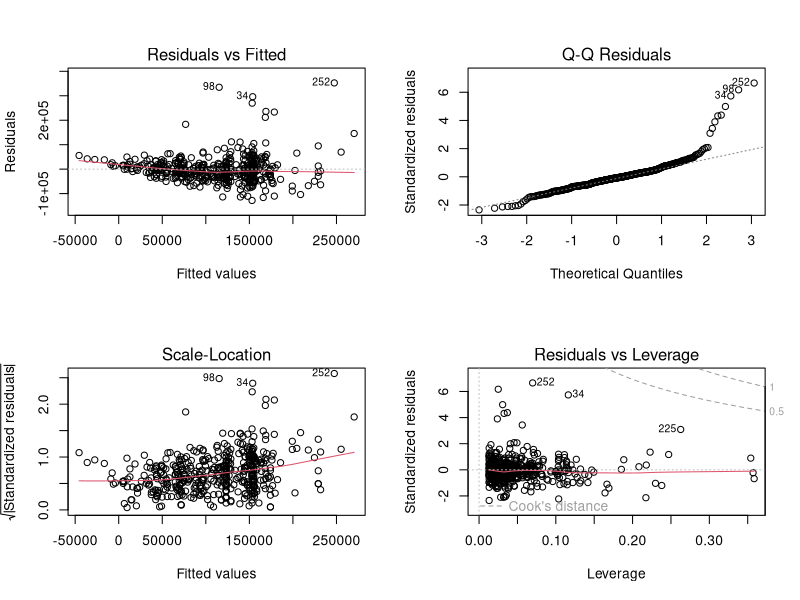

Here is the R script that generated this plot: (Note: this script raises an error after producing the figure.)
## ---- chunk 1
knitr::opts_knit$set(root.dir = ".")
knitr::opts_chunk$set(echo = TRUE, warning = TRUE, message = FALSE)
## ---- chunk 2
library(tidyverse)
library(glmnet)
library(car)
library(lmtest)
library(MASS)
library(tseries)   # jarque.bera.test
library(sandwich)  # HC-robust standard errors
library(broom)     # tidy coefficient tables

data <- read.csv("dataset/ds_salaries_clean.csv")

set.seed(2026)     # fixed seed: every randomized step below is reproducible
## ---- chunk 3
used_cols <- c("log_salary", "salary_in_usd", "experience_level", "employment_type",
               "company_size", "job_category", "location_group", "remote_ratio",
               "is_local", "work_year",
               "exp_level_ord_scaled", "company_size_ord_scaled", "remote_ratio_scaled")
stopifnot(nrow(data) == 565, sum(is.na(data[, intersect(used_cols, names(data))])) == 0)

# Factor baselines chosen for interpretability: coefficients then read as
# contrasts against the common category (FT employment, Data Analyst,
# rest-of-world location).
data$experience_level <- factor(data$experience_level, levels = c("EN", "MI", "SE", "EX"))
data$company_size     <- factor(data$company_size,     levels = c("S", "M", "L"))
data$employment_type  <- relevel(factor(data$employment_type), ref = "FT")
data$job_category     <- relevel(factor(data$job_category),   ref = "Data_Analyst")
data$location_group   <- relevel(factor(data$location_group), ref = "Other")

data <- data %>% mutate(row_id = row_number())

# Plain random 80:20 split across the whole dataset (global model, seed 2026).
# Rare categories must stay represented in training, so the draw is re-tried
# until every test-category level also appears among the training rows.
check_vars <- c("employment_type", "job_category", "location_group",
                "experience_level", "company_size")

repeat {
  idx <- sample(nrow(data), floor(0.8 * nrow(data)))
  tr  <- data[idx, ]
  te  <- data[-idx, ]
  ok  <- all(vapply(check_vars,
                    function(v) all(unique(te[[v]]) %in% unique(tr[[v]])), logical(1)))
  if (ok) break
}
train <- tr
test  <- te

stopifnot(nrow(train) == 452, nrow(test) == 113,
          all(!test$row_id %in% train$row_id))

write.csv(train, "dataset/train_data.csv", row.names = FALSE)
write.csv(test, "dataset/test_data.csv", row.names = FALSE)
## ---- chunk 4
table(train$work_year);        table(test$work_year)
table(train$experience_level); table(test$experience_level)
table(train$job_category);     table(test$job_category)
table(train$employment_type);  table(test$employment_type)
## ---- chunk 5
ols_raw <- lm(salary_in_usd ~ experience_level + job_category + employment_type +
                company_size + location_group + remote_ratio + work_year,
              data = train)
summary(ols_raw)
## ---- chunk 6
diag_row <- function(label, mod) {
  sw <- shapiro.test(resid(mod))
  jb <- tseries::jarque.bera.test(resid(mod))
  bp <- lmtest::bptest(mod)
  tibble(response       = label,
         Shapiro_p      = signif(sw$p.value, 3),
         Jarque_Bera_p  = signif(jb$p.value, 3),
         BP_stat        = round(unname(bp$statistic), 1),
         BP_p           = signif(bp$p.value, 3),
         Max_Cooks_D    = round(max(cooks.distance(mod)), 3))
}
diag_raw <- diag_row("salary_in_usd", ols_raw)
diag_raw

par(mfrow = c(2, 2)); plot(ols_raw); par(mfrow = c(1, 1))
## ---- chunk 7
bc <- MASS::boxcox(ols_raw, plotit = TRUE)
lambda_hat <- bc$x[which.max(bc$y)]
## Profile-likelihood 95% confidence interval for lambda
cut_off  <- max(bc$y) - qchisq(0.95, 1) / 2
lambda_ci <- range(bc$x[bc$y >= cut_off])
cat("Box-Cox optimal lambda:", round(lambda_hat, 3), "\n")
cat("95% CI: [", round(lambda_ci[1], 3), ",", round(lambda_ci[2], 3), "]\n")
## ---- chunk 8
ols_full <- lm(log_salary ~ experience_level + job_category + employment_type +
                 company_size + location_group + remote_ratio + work_year,
               data = train)
summary(ols_full)
## ---- chunk 9
## The Box-Cox-optimal power scale receives the identical battery of tests,
## so the transformation choice is judged on evidence rather than habit.
z_train  <- train$salary_in_usd^lambda_hat
ols_power <- lm(z_train ~ experience_level + job_category + employment_type +
                  company_size + location_group + remote_ratio + work_year,
                data = train)
diag_power <- diag_row(paste0("salary^", round(lambda_hat, 2)), ols_power)
diag_log <- diag_row("ln(salary)", ols_full)
bind_rows(diag_raw, diag_power, diag_log)

par(mfrow = c(2, 2)); plot(ols_full); par(mfrow = c(1, 1))

## Generalized VIFs: a property of the predictor design matrix, hence
## identical under any response scale — one table covers both models.
vif_raw <- car::vif(ols_full)
if (is.matrix(vif_raw)) {
  vif_tab <- tibble(
    term     = rownames(vif_raw),
    GVIF     = vif_raw[, "GVIF"],
    Df       = vif_raw[, "Df"],
    gvif_adj = vif_raw[, "GVIF^(1/(2*Df))"]
  )
} else {
  vif_tab <- tibble(term = names(vif_raw), GVIF = as.numeric(vif_raw),
                    Df = 1, gvif_adj = sqrt(as.numeric(vif_raw)))
}
vif_tab
## ---- chunk 10
ols_step <- step(ols_full, direction = "both", trace = FALSE)
summary(ols_step)

cat("\nTerms dropped (full model -> stepwise model):",
    setdiff(attr(terms(ols_full), "term.labels"),
            attr(terms(ols_step), "term.labels")), "\n")

tibble(
  model   = c("Full OLS", "Stepwise-reduced OLS"),
  AIC     = c(AIC(ols_full), AIC(ols_step)),
  adj_R2  = c(summary(ols_full)$adj.r.squared, summary(ols_step)$adj.r.squared),
  n_terms = c(length(attr(terms(ols_full), "term.labels")),
              length(attr(terms(ols_step), "term.labels")))
)
## ---- chunk 11
robust_se <- lmtest::coeftest(ols_step, vcov = sandwich::vcovHC(ols_step, type = "HC1"))
cat("HC1-robust inference for the stepwise-selected ln(salary) model:\n")
print(robust_se)
## ---- chunk 12
coef_pct <- broom::tidy(ols_step) %>%
  mutate(pct_effect = 100 * (exp(estimate) - 1)) %>%
  dplyr::select(term, estimate, p.value, pct_effect)
print(coef_pct, n = 30)
## ---- chunk 13
base_terms <- setdiff(attr(terms(ols_step), "term.labels"), c("remote_ratio", "work_year"))
base_formula_str <- paste("log_salary ~", paste(base_terms, collapse = " + "))

fit_poly <- function(degree) {
  f <- as.formula(paste0(base_formula_str,
                          " + poly(remote_ratio, ", degree, ")",
                          " + poly(work_year, ", degree, ")"))
  lm(f, data = train)
}

poly_linear    <- fit_poly(1)   # straight-line benchmark
poly_quadratic <- fit_poly(2)   # quadratic alternative

tibble(
  degree = c(1, 2),
  AIC    = c(AIC(poly_linear), AIC(poly_quadratic)),
  adj_R2 = c(summary(poly_linear)$adj.r.squared, summary(poly_quadratic)$adj.r.squared)
)

anova_poly <- anova(poly_linear, poly_quadratic)
anova_poly

poly_model <- if (anova_poly$`Pr(>F)`[2] < 0.05) poly_quadratic else poly_linear

reset_result <- lmtest::resettest(poly_model)
cat("\nRESET test on selected model: F =", round(reset_result$statistic, 3),
    " p =", signif(reset_result$p.value, 4), "\n")
## ---- chunk 14
## Training-only z-scaling of every numeric input; the identical transform
## is applied to test.
tr_scale <- function(col) {
  m <- mean(train[[col]]); s <- sd(train[[col]])
  list(train = (train[[col]] - m) / s, test = (test[[col]] - m) / s)
}
for (col in c("exp_level_ord", "company_size_ord", "remote_ratio", "work_year")) {
  sc <- tr_scale(col)
  train[[paste0(col, "_ts")]] <- sc$train
  test[[paste0(col, "_ts")]]  <- sc$test
}

build_matrix <- function(df) {
  model.matrix(
    ~ exp_level_ord_ts + company_size_ord_ts + remote_ratio_ts +
      work_year_ts + job_category + employment_type + location_group,
    data = df
  )[, -1]   # glmnet supplies its own intercept
}

x_train <- build_matrix(train)
x_test  <- build_matrix(test)
y_train <- train$log_salary
y_test  <- test$log_salary
dim(x_train); dim(x_test)
## ---- chunk 15
set.seed(2026)
cv_ridge <- cv.glmnet(x_train, y_train, alpha = 0, nfolds = 10)
set.seed(2026)
cv_lasso <- cv.glmnet(x_train, y_train, alpha = 1, nfolds = 10)

cat("Ridge: lambda.min =", cv_ridge$lambda.min, " lambda.1se =", cv_ridge$lambda.1se, "\n")
cat("LASSO: lambda.min =", cv_lasso$lambda.min, " lambda.1se =", cv_lasso$lambda.1se, "\n")

plot(cv_ridge); title("Ridge cross-validation curve", line = 2.5)
plot(cv_lasso); title("LASSO cross-validation curve", line = 2.5)

## Robustness of the endpoint choice: a sweep over the full elastic-net
## mixing range finds the CV surface flat, so neither pure penalty is a
## lucky guess.
enet_sweep <- vapply(seq(0, 1, by = 0.1), function(a) {
  set.seed(2026)
  sqrt(min(cv.glmnet(x_train, y_train, alpha = a, nfolds = 10)$cvm))
}, numeric(1))
cat("CV RMSE across alpha = 0,0.1,...,1:",
    sprintf("%.4f-%.4f (range %.4f)", min(enet_sweep), max(enet_sweep),
            diff(range(enet_sweep))), "\n")

plot(seq(0, 1, by = 0.1), enet_sweep, type = "b", pch = 19,
     xlab = expression(alpha * "  (0 = pure Ridge, 1 = pure LASSO)"),
     ylab = "Cross-validated RMSE (log points)",
     main = "Elastic-net mixing sweep")

## Tuned elastic net: alpha picked by the same 10-fold CV, kept alongside its
## two pure-parent special cases for Task 6 to score.
alpha_best <- seq(0, 1, by = 0.1)[which.min(enet_sweep)]
set.seed(2026)
cv_elastic <- cv.glmnet(x_train, y_train, alpha = alpha_best, nfolds = 10)
cat("Selected elastic-net alpha:", alpha_best,
    "| predictor columns kept at lambda.min:",
    sum(as.numeric(coef(cv_elastic, s = "lambda.min"))[-1] != 0), "/", ncol(x_train), "\n")
## ---- chunk 16
lasso_coefs_min <- coef(cv_lasso, s = "lambda.min")
lasso_survivors <- setdiff(rownames(lasso_coefs_min)[which(lasso_coefs_min[, 1] != 0)],
                           "(Intercept)")
cat("LASSO retains", length(lasso_survivors), "of", nrow(lasso_coefs_min) - 1,
    "columns at lambda.min\n")

parent_terms <- c("exp_level_ord_ts", "company_size_ord_ts",
                  "remote_ratio_ts", "work_year_ts",
                  "job_category", "employment_type", "location_group")
map_to_parent <- function(dummy_names) {
  vapply(dummy_names, function(nm) {
    hit <- parent_terms[startsWith(nm, parent_terms)]
    if (length(hit) == 0) nm else hit[which.max(nchar(hit))]
  }, character(1), USE.NAMES = FALSE)
}
canonical <- c(exp_level_ord_ts         = "experience_level",
               company_size_ord_ts      = "company_size",
               remote_ratio_ts          = "remote_ratio",
               work_year_ts             = "work_year")
lasso_parents <- unique(map_to_parent(lasso_survivors))
lasso_parents <- unique(ifelse(lasso_parents %in% names(canonical),
                               canonical[lasso_parents], lasso_parents))
stepwise_terms <- attr(terms(ols_step), "term.labels")

cat("Selected by BOTH:", intersect(stepwise_terms, lasso_parents), "\n")
cat("Stepwise only:",     setdiff(stepwise_terms, lasso_parents), "\n")
cat("LASSO only:        ", setdiff(lasso_parents, stepwise_terms), "\n")
## ---- chunk 17
build_matrix_factor <- function(df) {
  model.matrix(
    ~ experience_level + company_size + remote_ratio_ts + work_year_ts +
      job_category + employment_type + location_group,
    data = df
  )[, -1]
}
x_train_f <- build_matrix_factor(train)

set.seed(2026)
cv_lasso_factor <- cv.glmnet(x_train_f, y_train, alpha = 1, nfolds = 10)

cat("LASSO CV RMSE (log scale, training folds):\n")
cat("  ordinal encoding:", round(sqrt(min(cv_lasso$cvm)), 4),
    "| factor-dummy encoding:", round(sqrt(min(cv_lasso_factor$cvm)), 4), "\n")
## ---- chunk 18
pred_tr <- list(
  `Full OLS - stepwise`         = predict(ols_step),
  `Full OLS`                    = predict(ols_full),
  `Polynomial regression`       = predict(poly_model),
  `Ridge regression`            = as.numeric(predict(cv_ridge, newx = x_train, s = "lambda.min")),
  `LASSO regression`            = as.numeric(predict(cv_lasso, newx = x_train, s = "lambda.min")),
  `Elastic net regression`      = as.numeric(predict(cv_elastic, newx = x_train, s = "lambda.min"))
)

fit_row <- function(model, fit, y, n_coef, aic_val) {
  n    <- length(y)
  rss  <- sum((y - fit)^2)
  r2   <- 1 - rss / sum((y - mean(y))^2)
  adj  <- 1 - (1 - r2) * (n - 1) / (n - n_coef - 1)
  tibble(model = model,
         R2     = signif(r2, 4),
         adj_R2 = signif(adj, 4),
         n_par  = n_coef,
         AIC    = aic_val)
}

p_full <- length(coef(ols_full))
p_step <- length(coef(ols_step))
p_poly <- length(coef(poly_model))

train_fit <- bind_rows(
  fit_row("Multiple linear regression - full",      pred_tr[["Full OLS"]],            y_train, p_full, round(AIC(ols_full), 1)),
  fit_row("Multiple linear regression - stepwise",  pred_tr[["Full OLS - stepwise"]],  y_train, p_step, round(AIC(ols_step), 1)),
  fit_row("Polynomial regression",                  pred_tr[["Polynomial regression"]], y_train, p_poly, round(AIC(poly_model), 1)),
  fit_row("Ridge regression",                       pred_tr[["Ridge regression"]],      y_train, ncol(x_train), NA),
  fit_row("LASSO regression",                       pred_tr[["LASSO regression"]],      y_train, ncol(x_train), NA),
  fit_row("Elastic net regression",                 pred_tr[["Elastic net regression"]], y_train, ncol(x_train), NA)
)
train_fit

cat("\nNote: the Box-Cox power-scale model (Section 4.2) is fitted on\n")
cat("a different response scale, so its in-sample R2 is not directly\n")
cat("comparable with the log-salary models above and is omitted here; the\n")
cat("held-out comparison across scales is deferred to Task 6.\n")
